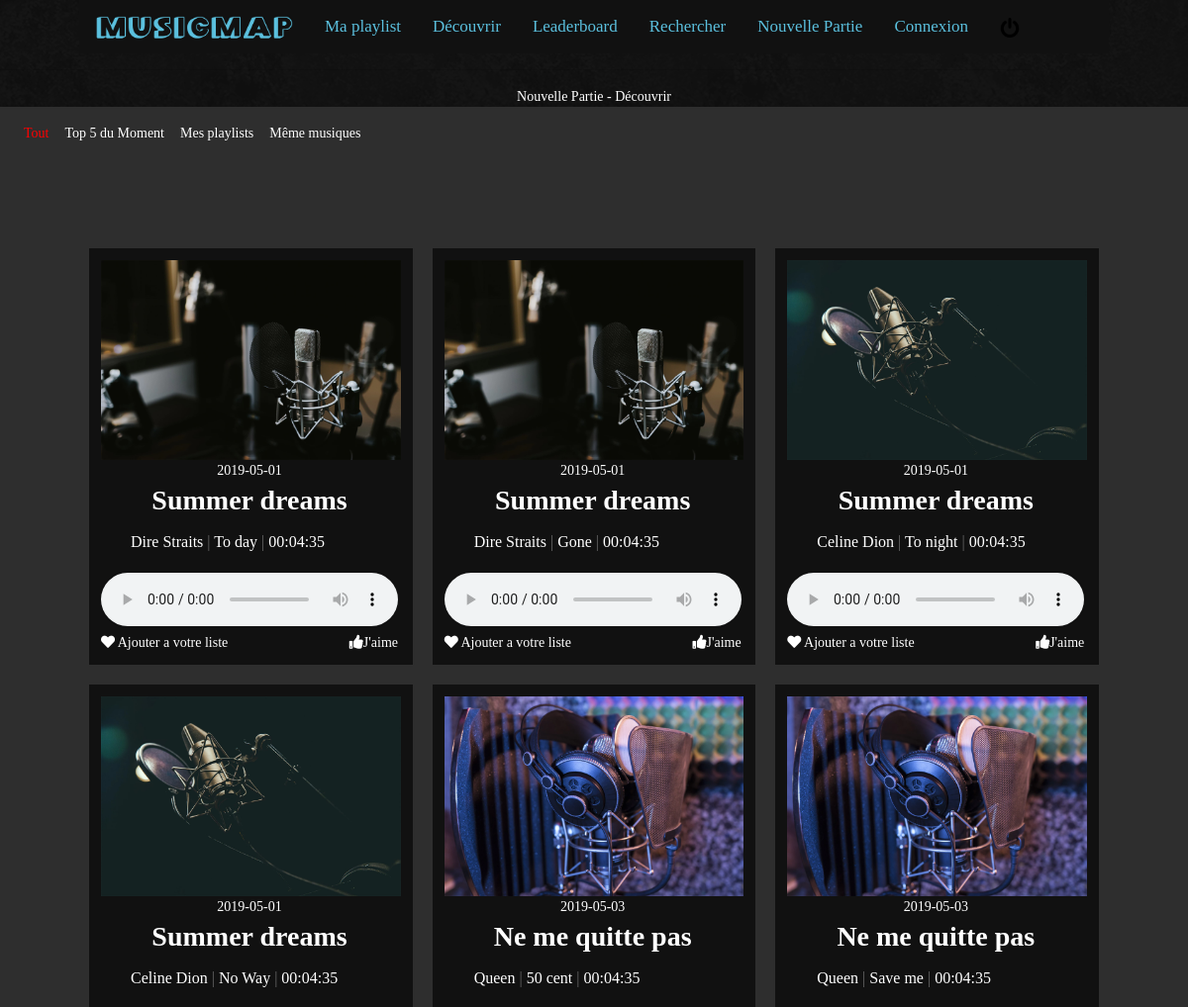
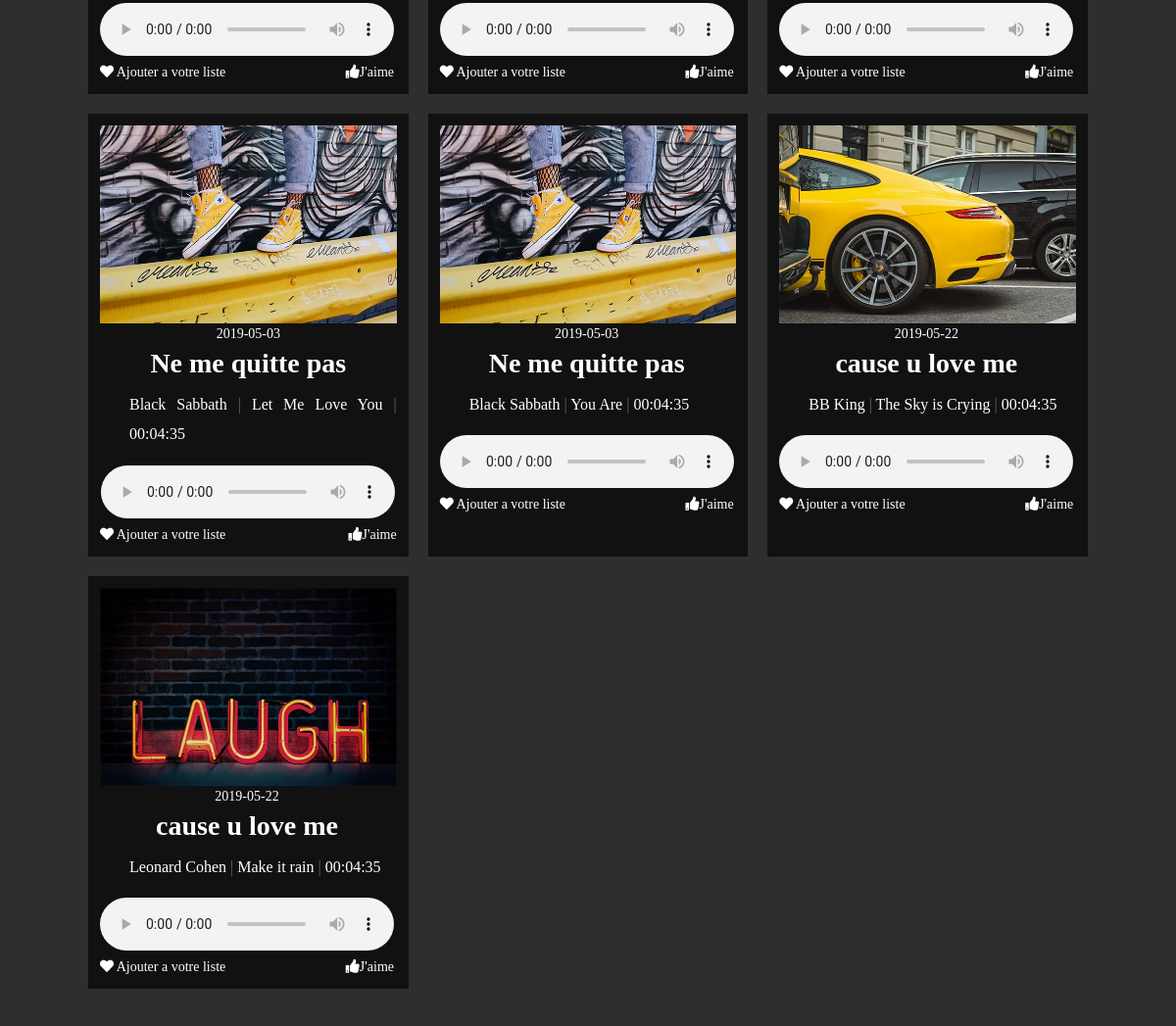
Screenshot of /NouvellePartie/decouvrir.php with the database file from the repository (2 pictures, top to bottom).
### tables this page shows
CREATE TABLE `musique` (
  `idmusique` int(11) NOT NULL,
  `titre` varchar(100) DEFAULT NULL,
  `duree` time DEFAULT NULL,
  `urldeezer` varchar(200) DEFAULT NULL,
  `iddeezer` varchar(200) DEFAULT NULL,
  `tempo` float DEFAULT NULL,
  `dansability` float DEFAULT NULL,
  `energy` float DEFAULT NULL,
  `popularity` float DEFAULT NULL
);

CREATE TABLE `artiste` (
  `idartiste` int(50) NOT NULL,
  `nomartiste` varchar(100) DEFAULT NULL,
  `bio` text,
  `imgartiste` varchar(200) NOT NULL
);

CREATE TABLE `album` (
  `idalbum` int(11) NOT NULL,
  `nomalbum` varchar(100) DEFAULT NULL,
  `coveralbum` varchar(100) DEFAULT NULL,
  `idartist` int(11) DEFAULT NULL,
  `date_sortie` date DEFAULT NULL
);

### web/NouvellePartie/traitement/model.php (the view, shortened to what this page needs)
<?php
	function getConnexion(){
		$servername = "localhost";
		$username = "root";
		$data_base ="musicmap";
		$password = "";
		$conn = new mysqli($servername, $username, $password,$data_base);
		return $conn;
	}
	function GetAll(){
		$con = getConnexion();
	 	$stat = $con->query("select m.idmusique,m.titre,m.urldeezer,a.nomalbum,a.date_sortie,m.duree,ar.imgartiste,ar.nomartiste from musique m, album a, artiste ar, dans_album d,interprete i where  m.idmusique = d.idmusique AND a.idalbum = d.idalbum AND m.idmusique = i.idmusique AND ar.idartiste = i.idartiste");
	  	if($stat->num_rows > 0 ){
		    while($row = $stat->fetch_assoc()) {
		        echo "
				    <div class=\"col-12 col-md-4 single_gallery_item entre wow fadeInUp\" data-wow-delay=\"0.2s\">
				        <div class=\"app-map-music-area style-2 d-flex align-items-center flex-wrap\">
				            <div class=\"app-map-music-thumbnail\">
				              <img src=\"$row[imgartiste]\" alt=\"\">
				            </div>
				            <div class=\"app-map-music-content text-center\">
				                <span class=\"music-published-date mb-2\">$row[date_sortie]</span>
				                <h3>$row[nomalbum]</h3>
					            <div class=\"music-meta-data\">
					            	<p> <a href=\"#\" class=\"music-author\">$row[nomartiste]</a> | <a href=\"#\" class=\"music-catagory\">$row[titre]</a> | <a href=\"#\" class=\"music-duration\">$row[duree]</a></p>
					            </div>
					            <div class=\"app-map-music-player\">
					            	<audio preload=\"auto\" controls>
					                   <source src=\"$row[urldeezer]\">
					                </audio>
					            </div>
					            <div class=\"likes-share-download d-flex align-items-center justify-content-between\">
					            	<a href=\"traitement/model.php?IdMusicAdd=$row[idmusique]\"><i class=\"fa fa-heart\" aria-hidden=\"true\"></i> Ajouter a votre liste</a>
					            	<a href=\"traitement/model.php?IdMusicVote=$row[idmusique]\"><i class=\"fas fa-thumbs-up\"></i>J'aime</a>
					            </div>
					        </div>
					    </div>
					</div>
		        ";
		    }
		}
		elseif($stat->num_rows == 0){
			echo "Rien trouvé sur votre play list";
		}
	}
?>

### web/NouvellePartie/decouvrir.php (shortened to what this page needs)
<!DOCTYPE html>
<html lang="fr">
<head>
  <link rel="stylesheet" href="https://use.fontawesome.com/releases/v5.8.1/css/all.css">
   <link rel="stylesheet" href="../style.css" type="text/css"/>
  <link rel="stylesheet" href="style.css">
</head>
<body>
  <div class="topnav" id="myTopnav">
      <a href="../index.php" class="active"><img src="../assets/img/titre.png" alt=""></a>
      <a href="../playlists.php">Ma playlist</a>
      <a href="../découvrir.php">Découvrir</a>
      <a href="../leaderboard.php">Leaderboard</a>
      <a href="#" onclick="rechercher()">Rechercher</a>
      <a href="../NouvellePartie/decouvrir.php">Nouvelle Partie</a>
      <?php if (isset($_SESSION['client'])) {
          echo '<a href="../moncompte.php">Mon compte</a>';
          echo '<a href="../deconnexion.php"><img class="icone" src="../assets/img/icons/powerok.png"></a>';
      } else {
          echo '<a href="../connexion.php">Connexion</a>';
          echo '<a href="../connexion.php"><img class="icone" src="../assets/img/icons/powerNo.png"></a>';
      }
      ?>
  </div>
  <hr style="max-width: 1040px">
  <center><div style="color: white;"> Nouvelle Partie - Découvrir</div></center>
  <nav style="background: rgb(46, 46, 46);" class="navbar navbar-expand-lg navbar-light">
    <div class="collapse navbar-collapse" id="navbarNav">
      <ul class="navbar-nav">
        <li class="nav-item active"><a class="nav-link" href="decouvrir.php" style="color: red;">Tout</a></li>
        <li class="nav-item">       <a class="nav-link" href="topdumoment.php" style="color: white;">Top 5 du Moment</a></li>
        <li class="nav-item">       <a class="nav-link" href="playlist.php" style="color: white;">Mes playlists</a></li>
        <li class="nav-item">       <a class="nav-link" href="MemeMusique.php" style="color: white;">Même musiques</a></li>
      </ul>
    </div>
  </nav>
  <section style="background: rgb(46, 46, 46);"  class="map-app-latest-epiosodes section-padding-80">
    <div class="container">
      <div class="row map-app-portfolio">
      <?php
        require_once('traitement/model.php');
        GetAll();
      ?>
      </div>
    </div>
  </section>
</body>
</html>

### web/style.css (style rules this page uses)
body { background-color: rgb(46, 46, 46); color: white; font-family: 'Roboto', sans-serif; background-image: url("assets/img/grunge-light.png"); }
.container { max-width: 1040px; margin: auto; }
a { color: rgb(91, 192, 222); text-decoration: none; }
p { text-align: justify; }
.icone { width: 20px; }
.topnav { overflow: hidden; max-width: 1040px; margin: auto; }
.topnav a { float: left; display: block; color: #5bc0de; text-align: center; padding: 14px 16px; text-decoration: none; font-size: 17px; }
.active { color: white; }
.topnav img { max-width: 200px; }

### web/NouvellePartie/style.css (style rules this page uses)
* { margin: 0; padding: 0; }
.music-published-date, .music-catagory,.music-duration, .music-author { color: white; }
.section-padding-80 { padding-top: 80px; padding-bottom: 80px; }
.container { max-width: 1040px; margin: auto; }
.music-meta-data { margin-left: 30px; }
.single_gallery_item { padding: 12px; background-color: #111111; border: 10px solid #2e2e2e; }
body { font-family: "HK Grotesk"; font-weight: 400; font-size: 14px; }
h1, h2, h3, h4,h5, h6 { font-family: "HK Grotesk"; color: white; line-height: 1.4; font-weight: 600; }
a, a:active, a:focus, a:hover { color: white; text-decoration: none; -webkit-transition-duration: 500ms; -o-transition-duration: 500ms; transition-duration: 500ms; outline: none; }
li { list-style: none; }
p { line-height: 1.9; color: #666666; font-size: 16px; font-weight: 400; }
img { max-width: 100%; height: auto; }
ul { margin: 0; padding: 0; }
ul li { margin: 0; padding: 0; }

### web/NouvellePartie/decouvrir.php (style rules this page uses)
.topnav { background-color: #111111; }
body { background-color: #181818; }

### rows the page displays
musique: artiste.imgartiste (picture), album.date_sortie "2019-05-01", album.nomalbum "Summer dreams", artiste.nomartiste "Dire Straits", titre "To day", duree "00:04:35"
musique: artiste.imgartiste (picture), album.date_sortie "2019-05-01", album.nomalbum "Summer dreams", artiste.nomartiste "Dire Straits", titre "Gone", duree "00:04:35"
musique: artiste.imgartiste (picture), album.date_sortie "2019-05-01", album.nomalbum "Summer dreams", artiste.nomartiste "Celine Dion", titre "To night", duree "00:04:35"
musique: artiste.imgartiste (picture), album.date_sortie "2019-05-01", album.nomalbum "Summer dreams", artiste.nomartiste "Celine Dion", titre "No Way", duree "00:04:35"
musique: artiste.imgartiste (picture), album.date_sortie "2019-05-03", album.nomalbum "Ne me quitte pas", artiste.nomartiste "Queen", titre "50 cent", duree "00:04:35"
musique: artiste.imgartiste (picture), album.date_sortie "2019-05-03", album.nomalbum "Ne me quitte pas", artiste.nomartiste "Queen", titre "Save me", duree "00:04:35"
musique: artiste.imgartiste (picture), album.date_sortie "2019-05-03", album.nomalbum "Ne me quitte pas", artiste.nomartiste "Black Sabbath", titre "Let Me Love You", duree "00:04:35"
musique: artiste.imgartiste (picture), album.date_sortie "2019-05-03", album.nomalbum "Ne me quitte pas", artiste.nomartiste "Black Sabbath", titre "You Are", duree "00:04:35"
musique: artiste.imgartiste (picture), album.date_sortie "2019-05-22", album.nomalbum "cause u love me", artiste.nomartiste "BB King", titre "The Sky is Crying", duree "00:04:35"
musique: artiste.imgartiste (picture), album.date_sortie "2019-05-22", album.nomalbum "cause u love me", artiste.nomartiste "Leonard Cohen", titre "Make it rain", duree "00:04:35"
